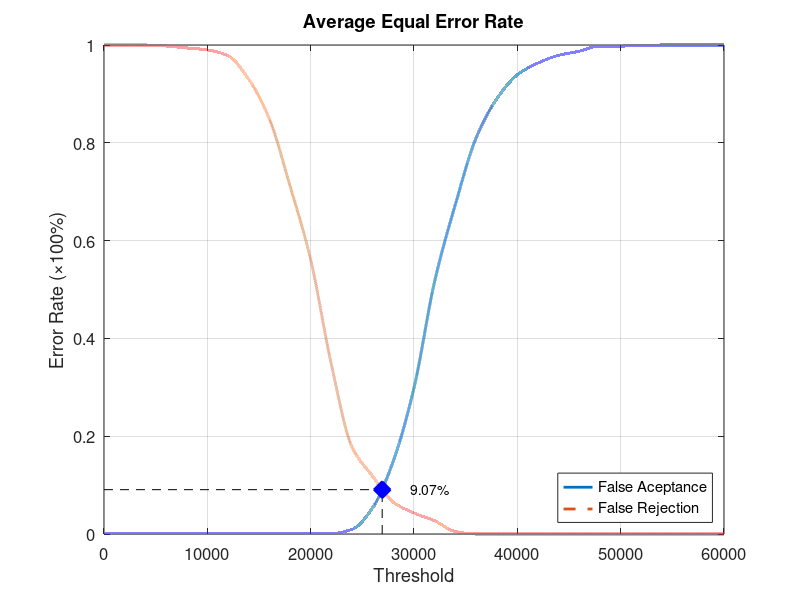
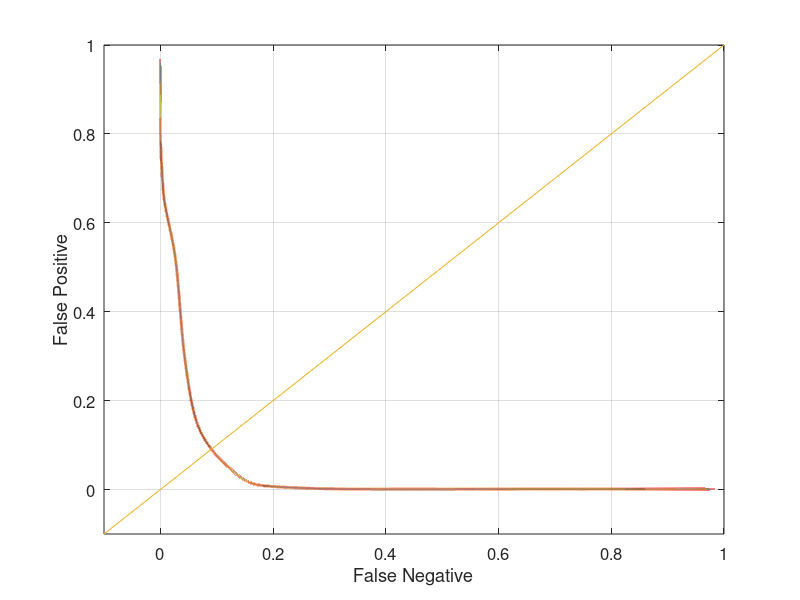

These figures' MATLAB source, in order:
function yEER = Database3Average
close all;
clear;
clc;
x = 0:2000:60000;
xq = 0:0.5:60000;

y0 = [0 0.00105263 0.00105263 0.00105263 0.00105263 0.00105263 0.00105263 0.00105263 0.00105263 0.00105263 0.00105263 0.00105263 0.00947368 0.0536842 0.149474 0.298947 0.516842 0.673684 0.809474 0.889474 0.938947 0.963158 0.978947 0.987368 0.997895 0.997895 0.998947 1 1 1 1];
yy0 = interp1(x, y0, xq, 'pchip');
y1 = [1 1 1 0.998 0.994 0.99 0.978 0.93 0.849 0.712 0.561 0.347 0.178 0.118 0.065 0.043 0.027 0.005 0 0 0 0 0 0 0 0 0 0 0 0 0];
yy1 = interp1(x, y1, xq, 'pchip');

% Calculating EER: 
y2 = abs(y0 - y1);
find(y2 == min(y2))
yy2 = abs(yy0 - yy1);
xEER = find(yy2 == min(yy2));
xEERIndex = xq(xEER) % X-axis EER
yEER = yy0(xEER) % Y-axis EER

main = figure
plot(xq, yy0,'-','LineWidth', 2);	hold on
plot(xq, yy1,'--','LineWidth', 2);	hold on
plot([xEERIndex xEERIndex], [0 yEER], 'k--');	hold on
plot([0 xEERIndex], [yEER yEER], 'k--');	hold on
plot(xEERIndex, yEER, 'bx', 'LineWidth', 10);	hold on
text(xEERIndex + 10 * xEERIndex / 100, yEER, [num2str(round((10000 * yEER)) / 100) '%'])
legend('False Aceptance', 'False Rejection', 'Location', 'SouthEast')
xlabel('Threshold')
ylabel('Error Rate (\times100%)')
title('Average Equal Error Rate')
set(gca, 'FontSize', 12)
axis([0 60000 0 1])
grid on

print(main, 'Database3AverageMain', '-dpng');
FNRxFPR = figure('Color', [1 1 1]);
plot(yy1, yy0, '-', yy1, yy0, 'LineWidth', 2);
hold on
y = -0.1:0.1:1
plot(y, y); 
set(gca, 'FontSize', 12)
xlabel('False Negative')
ylabel('False Positive')
axis([-0.1 1 -0.1 1])
set(gca, 'FontSize', 12)
grid on

print(FNRxFPR, 'Database3AverageFNRxFPR','-dpng');
end
